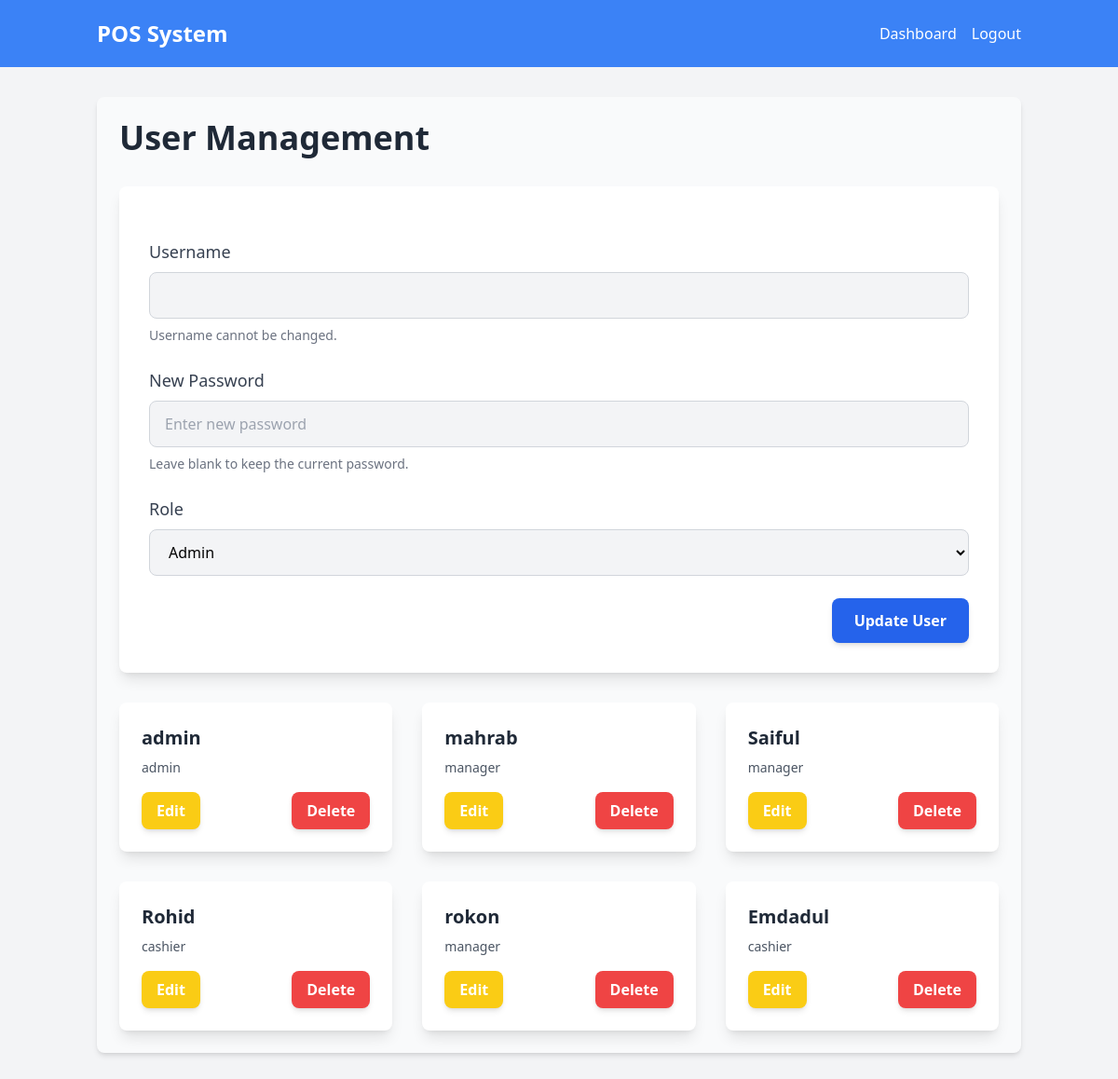
The page /user-management (signed in) on the database its author committed.
### models.py (models this page shows, shortened)
class User(UserMixin, db.Model):
    id = db.Column(db.Integer, primary_key=True)
    username = db.Column(db.String(80), unique=True, nullable=False)
    password_hash = db.Column(db.String(128))
    role = db.Column(db.String(20), nullable=False)

### routes.py (the view, shortened to what this page needs)
    @app.route("/user-management", methods=['GET', 'POST'])
    @login_required
    def user_management():
        if current_user.role != 'admin':
            return redirect(url_for('dashboard'))
        users = User.query.all()
        return render_template('user_management.html', users=users)

### templates/user_management.html (shortened to what this page needs)
{% extends "base.html" %} {% block content %}
<div class="container mx-auto p-6 bg-gray-50 rounded-lg shadow-md">
  <h2 class="text-4xl font-bold text-gray-800 mb-8">User Management</h2>
  <div class="bg-white p-8 rounded-lg shadow-lg mb-8">
    <form method="POST" id="edit-form" class="space-y-6">
      <div>
        <label
          for="username"
          class="block text-lg font-medium text-gray-700 mb-2"
          >Username</label
        >
        <input
          type="text"
          name="username"
          id="username"
          readonly
          class="block w-full px-4 py-3 border border-gray-300 rounded-lg bg-gray-100 focus:ring-2 focus:ring-blue-500 focus:border-transparent"
        />
        <p class="mt-2 text-sm text-gray-500">Username cannot be changed.</p>
      </div>
      <div>
        <label
          for="password"
          class="block text-lg font-medium text-gray-700 mb-2"
          >New Password</label
        >
        <input
          type="password"
          name="password"
          id="password"
          placeholder="Enter new password"
          class="block w-full px-4 py-3 border border-gray-300 rounded-lg bg-gray-100 focus:ring-2 focus:ring-blue-500 focus:border-transparent"
        />
        <p class="mt-2 text-sm text-gray-500">
          Leave blank to keep the current password.
        </p>
      </div>
      <div>
        <label for="role" class="block text-lg font-medium text-gray-700 mb-2"
          >Role</label
        >
        <select
          name="role"
          id="role"
          class="block w-full px-4 py-3 border border-gray-300 rounded-lg bg-gray-100 focus:ring-2 focus:ring-blue-500 focus:border-transparent"
        >
          <option value="admin">Admin</option>
        </select>
      </div>
      <div class="flex justify-end">
        <button
          type="submit"
          class="bg-blue-600 hover:bg-blue-700 text-white font-bold py-3 px-6 rounded-lg shadow-md transition duration-300"
        >
          Update User
        </button>
      </div>
    </form>
  </div>
  <div class="grid grid-cols-1 sm:grid-cols-2 lg:grid-cols-3 gap-8">
    {% for user in users %}
    <div
      class="bg-white p-6 rounded-lg shadow-lg hover:shadow-xl transition duration-300"
    >
      <h3 class="text-xl font-bold text-gray-800 mb-2">{{ user.username }}</h3>
      <p class="text-sm text-gray-600 mb-4">{{ user.role }}</p>
      <div class="flex justify-between items-center">
        <button
          onclick="editUser('{{ user.id }}', '{{ user.username }}', '{{ user.role }}')"
          class="bg-yellow-400 hover:bg-yellow-500 text-white font-bold py-2 px-4 rounded-lg shadow-md transition duration-300"
        >
          Edit
        </button>
        <form method="POST" style="display: inline">
          <button
            type="submit"
            class="bg-red-500 hover:bg-red-600 text-white font-bold py-2 px-4 rounded-lg shadow-md transition duration-300"
          >
            Delete
          </button>
        </form>
      </div>
    </div>
    {% endfor %}
  </div>
</div>
{% endblock %}

### rows shown on the page
User: username "admin", role "admin"
User: username "mahrab", role "manager"
User: username "Saiful", role "manager"
User: username "Rohid", role "cashier"
User: username "rokon", role "manager"
User: username "Emdadul", role "cashier"
